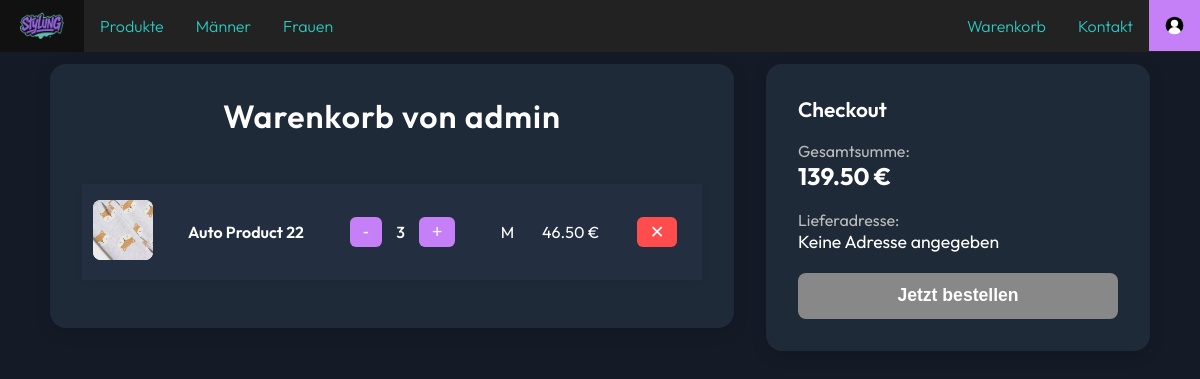
/cart.php (signed in), run on an earlier commit of the app's database.
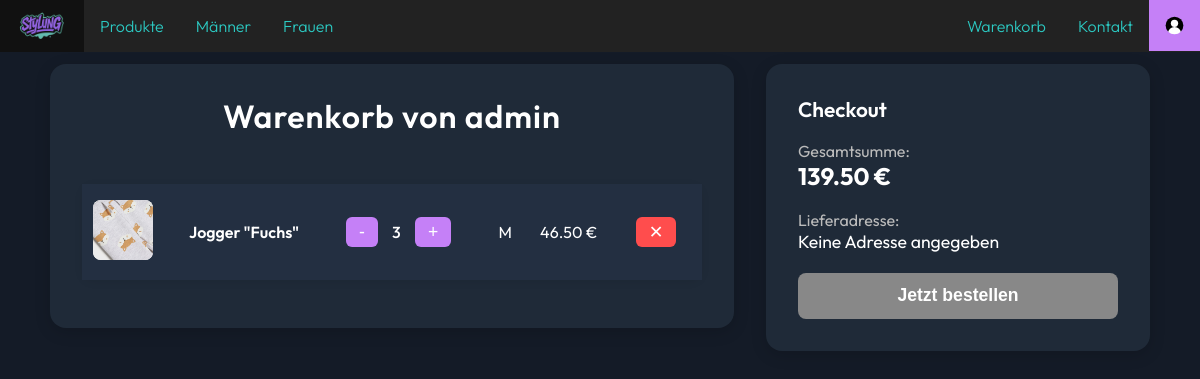
And on a later commit of the database.
### tables this page shows
CREATE TABLE `cart` (
  `id` int(11) NOT NULL,
  `product_id` int(11) NOT NULL,
  `amount` int(11) NOT NULL,
  `user_id` int(11) NOT NULL,
  `size` varchar(11) NOT NULL
);

CREATE TABLE `testproducts` (
  `id` int(11) NOT NULL,
  `name` varchar(255) NOT NULL,
  `description` text NOT NULL,
  `picture` text NOT NULL,
  `price` decimal(10,2) NOT NULL,
  `gender` varchar(10) DEFAULT NULL,
  `size` varchar(10) DEFAULT NULL,
  `brand` varchar(50) DEFAULT NULL
);

### public/cart.php (the view, shortened to what this page needs)
<!DOCTYPE html>
<html lang="de">
<head>
    <link rel="stylesheet" href="./css/cart.css" />
</head>
<body>
<?php
require_once("../connection.php");
require("../session_timeout.php");
include 'navbar.php';
$userid = $_SESSION['id'];
$stmt = $con->prepare("
    SELECT
        c.amount,
        c.size,
        c.product_id,
        p.name,
        p.picture,
        p.description,
        p.price
    FROM cart c
    JOIN testproducts p ON c.product_id = p.id
    WHERE c.user_id = ?
");
$stmt->bind_param("i", $userid);
$stmt->execute();
$result = $stmt->get_result();
$total = 0.0;
$cartRows = [];
while ($row = $result->fetch_assoc()) {
    $cartRows[] = $row;
    $total += $row['amount'] * $row['price'];
}
$stmt_addr = $con->prepare("SELECT address FROM users WHERE id = ?");
$stmt_addr->bind_param("i", $userid);
$stmt_addr->execute();
$stmt_addr->bind_result($address);
echo "<div class='cart-flex-container' style='display:flex; gap:2rem; justify-content:center; align-items:flex-start; width:100%; max-width:1100px; margin:2rem auto 0 auto;'>";
echo "<div class='cart-container'>";
echo "<div class='cart-title'>Warenkorb von " . htmlspecialchars($_SESSION['username']) . "</div>";
if (count($cartRows) === 0) {
    echo "<div class='cart-empty'>Dein Warenkorb ist leer. Schau doch mal <a href='shopsite.php' style='color:#2cc9c2'>hier</a> vorbei.</div>";
} else {
    echo "<table class='cart-table'>";
    foreach ($cartRows as $row) {
        echo "<tr class='cart-item'>
            <td><img src='" . htmlspecialchars($row['picture']) . "' alt='" . htmlspecialchars($row['name']) . "'></td>
            <td>
                <div style='font-weight:600;'>" . htmlspecialchars($row['name']) . "</div>
            </td>
            <td>
                <form method='POST' class='amount-form' style='display:inline;'>
                    <input type='hidden' name='product_id' value='" . intval($row['product_id']) . "'>
                    <input type='hidden' name='size' value='" . htmlspecialchars($row['size']) . "'>
                    <button type='submit' name='action' value='decrease' class='cart-btn'>-</button>
                </form>
                <span style='margin:0 0.5rem; font-weight:500;'>" . intval($row['amount']) . "</span>
                <form method='POST' class='amount-form' style='display:inline;'>
                    <input type='hidden' name='product_id' value='" . intval($row['product_id']) . "'>
                    <input type='hidden' name='size' value='" . htmlspecialchars($row['size']) . "'>
                    <button type='submit' name='action' value='increase' class='cart-btn'>+</button>
                </form>
            </td>
            <td>" . htmlspecialchars($row['size']) . "</td>
            <td>" . number_format($row['price'], 2) . " €</td>
            <td>
                <form method='POST' class='delete-form' style='display:inline;'>
                    <input type='hidden' name='product_id' value='" . intval($row['product_id']) . "'>
                    <input type='hidden' name='size' value='" . htmlspecialchars($row['size']) . "'>
                    <button type='submit' name='action' value='delete' class='cart-btn delete'>✕</button>
                </form>
            </td>
        </tr>";
    }
    echo "</table>";
}
echo "</div>";
$noAddress = empty($address);
echo "<div class='checkout-box'>";
echo "<div style='font-size:1.3rem; font-weight:600; margin-bottom:1.2rem;'>Checkout</div>";
echo "<div style='margin-bottom:1.2rem;'><span style='color:#bbb;'>Gesamtsumme:</span><br><span style='font-size:1.5rem; font-weight:700;'>" . number_format($total, 2) . " €</span></div>";
echo "<div style='margin-bottom:1.2rem;'><span style='color:#bbb;'>Lieferadresse:</span><br><span style='font-size:1.1rem;'>" . ($noAddress ? "Keine Adresse angegeben" : htmlspecialchars($address)) . "</span></div>";
echo "<button style='width:100%;padding:0.8rem 0;border:none;border-radius:8px;background:" . ($noAddress ? "#888" : "#c580f7") . ";color:#fff;font-size:1.1rem;font-weight:600;cursor:" . ($noAddress ? "not-allowed" : "pointer") . ";' " . ($noAddress ? "disabled" : "") . ">Jetzt bestellen</button>";
echo "</div>";
echo "</div>";
?>

### session_timeout.php (shortened to what this page needs)
<!DOCTYPE html>
<head>
</head>

### public/navbar.php (shortened to what this page needs)
<?php
  require("../session_timeout.php");
?>
<html>
  <head>
    <link rel="stylesheet" href="./css/navbar.css"/>
  </head>
  <body>
    <ul class="navbar desktop" id="desktop-navbar">
      <li class="navbarimg desktop"><a href="index.php"><img src="pictures/Logo_Stylung-Photoroom.png" width="52"></a></li>
      <li class="navbar outfit-300 desktop"><a class="classic" href="shopsite.php">Produkte</a></li>
      <li class="navbar outfit-300 desktop"><a class="classic" href="shopsite.php?gender=MALE">Männer</a></li>
      <li class="navbar outfit-300 desktop"><a class="classic" href="shopsite.php?gender=FEMALE">Frauen</a></li>
      <li class="navbar outfit-300 desktop" style="float: right">
        <?php if (isset($_SESSION["username"])): ?>
          <a class="active desktop" href="profile.php"><img src="pictures/usericon.svg" alt="Profil" width="19" height="19"></a>
        <?php else: ?>
          <a class="active outfit-300 desktop" href="auth.php">Login</a>
        <?php endif; ?>
      </li>
      <li class="navbar outfit-300 desktop" style="float: right"><a class="classic" href="contact.php">Kontakt</a></li>
      <li class="navbar outfit-300 desktop" style="float: right"><a class="classic" href="cart.php">Warenkorb</a></li>
    </ul>
  </body>
</html>

### public/css/cart.css (style rules this page uses)
body { background: #141b27; color: #fff; font-family: 'Outfit', Arial, sans-serif; margin: 0; padding-top: 2rem; }
.cart-flex-container { display: flex; gap: 2rem; justify-content: center; align-items: flex-start; width: 100%; max-width: 1100px; margin: 2rem auto 0 auto; }
.cart-container { flex: 2 1 0; min-width: 0; background: #1f2a38; border-radius: 16px; box-shadow: 0 4px 16px rgba(0,0,0,0.15); padding: 2rem; display: flex; flex-direction: column; }
.cart-title { font-size: 2rem; font-weight: 600; margin-bottom: 2rem; text-align: center; letter-spacing: 1px; }
.cart-table { width: 100%; border-collapse: separate; border-spacing: 0 1rem; }
.cart-table tr { background: #232f41; border-radius: 12px; box-shadow: 0 2px 8px rgba(0,0,0,0.08); }
.cart-table td { padding: 1rem 0.7rem; vertical-align: middle; border: none; }
.cart-table img { border-radius: 8px; width: 60px; height: 60px; object-fit: cover; background: #fff; }
.cart-btn { background: #c580f7; color: #fff; border: none; border-radius: 6px; padding: 0.3rem 0.8rem; font-size: 1.1rem; margin: 0 0.2rem; cursor: pointer; transition: background 0.2s; }
.cart-btn.delete { background: #ff4d4d; }
.checkout-box { flex: 1 1 320px; max-width: 320px; background: #1f2a38; border-radius: 16px; box-shadow: 0 4px 16px rgba(0,0,0,0.15); padding: 2rem; height: fit-content; display: flex; flex-direction: column; justify-content: flex-start; }

### public/css/navbar.css (style rules this page uses)
ul.navbar { list-style-type: none; margin: 0; padding: 0; top: 0; left: 0; width: 100%; position: fixed; overflow: hidden; background-color: #222; }
li.navbar { float: left; }
li.navbar a { display: block; align-content: center; text-align: center; padding: 16px 16px; text-decoration: none; }
li.navbarimg a img { float: left; margin: 0; padding: 0px 16px; display: block; }
li.navbar a img { margin: 0; padding: 0; display: block; }
.active { background-color: #c580f7; color: #ffffff; }
.classic { color: #2cc9c2; }
.outfit-300 { font-family: "Outfit", sans-serif; font-optical-sizing: auto; font-weight: 300; font-style: normal; }
@media screen and (min-width: 1000px) { #desktop-navbar { display: block; } }

What changed in the data, as far as the page shows it:
changed through a linked row, cart: testproducts.name "Auto Product 22" → "Jogger \"Fuchs\""
